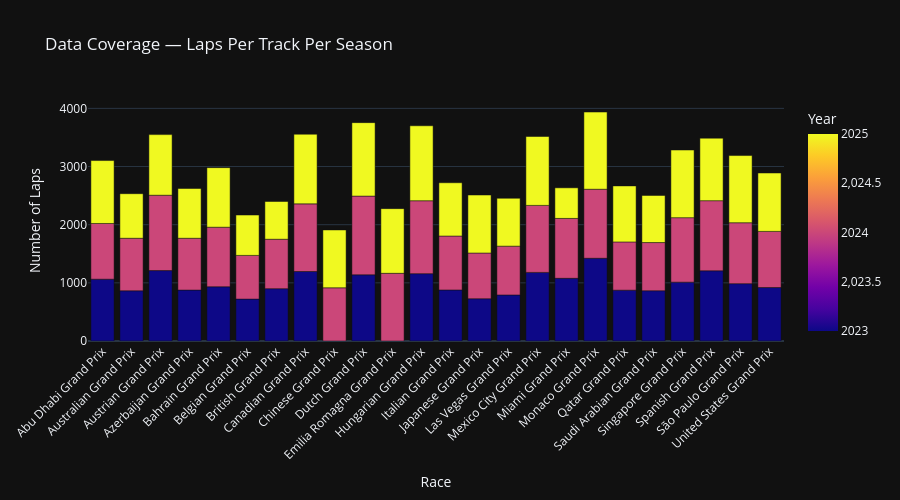

This figure's notebook cell:
### Code cell
laps_per_track = df_clean.groupby(
    ["EventName", "Year"]
)["LapTimeSeconds"].count().reset_index()
laps_per_track.columns = ["Event", "Year", "LapCount"]

fig = px.bar(
    laps_per_track,
    x="Event",
    y="LapCount",
    color="Year",
    barmode="group",
    title="Data Coverage — Laps Per Track Per Season",
    labels={"LapCount": "Number of Laps", "Event": "Race"}
)

fig.update_layout(
    template="plotly_dark",
    xaxis_tickangle=-45,
    height=500
)

fig.show()

### Figure 1 — Plotly figure (JSON) as saved in the notebook; plotly's stock layout.template omitted (floating-point values rounded to 4 significant figures)
{"data": [{"alignmentgroup": "True", "hovertemplate": "Race=%{x}<br>Number of Laps=%{y}<br>Year=%{marker.color}<extra></extra>", "legendgroup": "", "marker": {"color": [2023, 2024, 2025, 2023, 2024, 2025, 2023, 2024, 2025, 2023, 2024, 2025, 2023, 2024, 2025, 2023, 2024, 2025, 2023, 2024, 2025, 2023, 2024, 2025, 2024, 2025, 2023, 2024, 2025, 2024, 2025, 2023, 2024, 2025, 2023, 2024, 2025, 2023, 2024, 2025, 2023, 2024, 2025, 2023, 2024, 2025, 2023, 2024, 2025, 2023, 2024, 2025, 2023, 2024, 2025, 2023, 2024, 2025, 2023, 2024, 2025, 2023, 2024, 2025, 2023, 2024, 2025, 2023, 2024, 2025], "coloraxis": "coloraxis", "pattern": {"shape": ""}}, "name": "", "offsetgroup": "", "orientation": "v", "showlegend": false, "textposition": "auto", "type": "bar", "x": ["Abu Dhabi Grand Prix", "Abu Dhabi Grand Prix", "Abu Dhabi Grand Prix", "Australian Grand Prix", "Australian Grand Prix", "Australian Grand Prix", "Austrian Grand Prix", "Austrian Grand Prix", "Austrian Grand Prix", "Azerbaijan Grand Prix", "Azerbaijan Grand Prix", "Azerbaijan Grand Prix", "Bahrain Grand Prix", "Bahrain Grand Prix", "Bahrain Grand Prix", "Belgian Grand Prix", "Belgian Grand Prix", "Belgian Grand Prix", "British Grand Prix", "British Grand Prix", "British Grand Prix", "Canadian Grand Prix", "Canadian Grand Prix", "Canadian Grand Prix", "Chinese Grand Prix", "Chinese Grand Prix", "Dutch Grand Prix", "Dutch Grand Prix", "Dutch Grand Prix", "Emilia Romagna Grand Prix", "Emilia Romagna Grand Prix", "Hungarian Grand Prix", "Hungarian Grand Prix", "Hungarian Grand Prix", "Italian Grand Prix", "Italian Grand Prix", "Italian Grand Prix", "Japanese Grand Prix", "Japanese Grand Prix", "Japanese Grand Prix", "Las Vegas Grand Prix", "Las Vegas Grand Prix", "Las Vegas Grand Prix", "Mexico City Grand Prix", "Mexico City Grand Prix", "Mexico City Grand Prix", "Miami Grand Prix", "Miami Grand Prix", "Miami Grand Prix", "Monaco Grand Prix", "Monaco Grand Prix", "Monaco Grand Prix", "Qatar Grand Prix", "Qatar Grand Prix", "Qatar Grand Prix", "Saudi Arabian Grand Prix", "Saudi Arabian Grand Prix", "Saudi Arabian Grand Prix", "Singapore Grand Prix", "Singapore Grand Prix", "Singapore Grand Prix", "Spanish Grand Prix", "Spanish Grand Prix", "Spanish Grand Prix", "São Paulo Grand Prix", "São Paulo Grand Prix", "São Paulo Grand Prix", "United States Grand Prix", "United States Grand Prix", "United States Grand Prix"], "xaxis": "x", "y": [1063, 958, 1082, 863, 904, 766, 1211, 1296, 1042, 876, 891, 855, 933, 1024, 1024, 721, 751, 694, 900, 850, 649, 1195, 1163, 1198, 915, 995, 1138, 1354, 1263, 1164, 1112, 1158, 1254, 1289, 878, 927, 916, 727, 786, 997, 792, 839, 823, 1180, 1152, 1185, 1078, 1030, 526, 1423, 1187, 1327, 874, 830, 963, 864, 829, 810, 1012, 1109, 1163, 1207, 1206, 1075, 986, 1048, 1155, 919, 966, 1004], "yaxis": "y"}], "layout": {"barmode": "group", "coloraxis": {"colorbar": {"title": {"text": "Year"}}, "colorscale": [[0, "#0d0887"], [0.1111, "#46039f"], [0.2222, "#7201a8"], [0.3333, "#9c179e"], [0.4444, "#bd3786"], [0.5556, "#d8576b"], [0.6667, "#ed7953"], [0.7778, "#fb9f3a"], [0.8889, "#fdca26"], [1, "#f0f921"]]}, "height": 500, "legend": {"tracegroupgap": 0}, "title": {"text": "Data Coverage — Laps Per Track Per Season"}, "xaxis": {"anchor": "y", "domain": [0, 1], "tickangle": -45, "title": {"text": "Race"}}, "yaxis": {"anchor": "x", "domain": [0, 1], "title": {"text": "Number of Laps"}}}}
